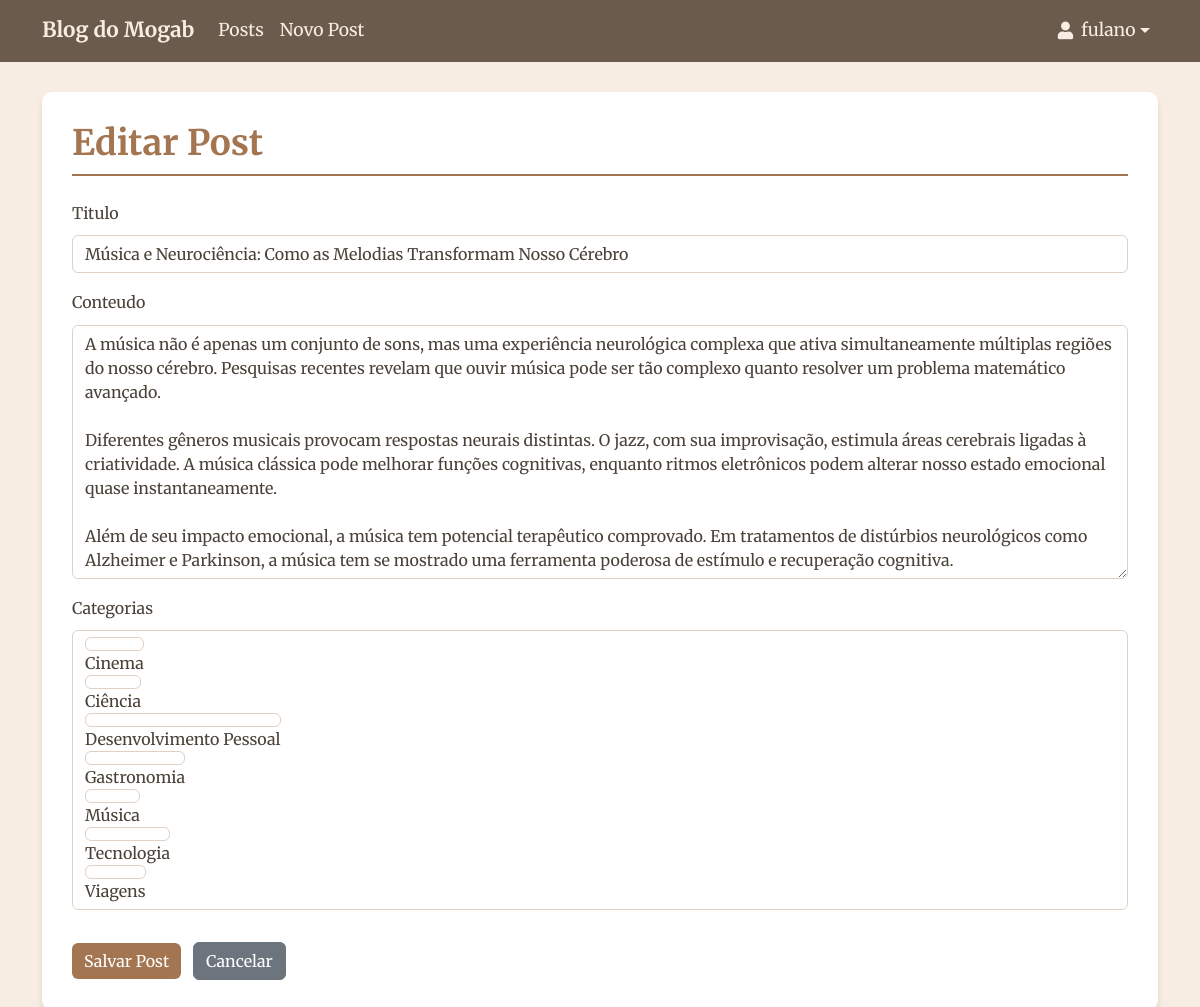
/post/16/editar/ (signed in), run on the app's committed database.
### blog/models.py (models this page shows, shortened)
class Post(models.Model):
    titulo = models.CharField(max_length=200)
    conteudo = models.TextField()
    data_postagem = models.DateTimeField(auto_now_add=True)
    categorias = models.ManyToManyField(
        Category,
        related_name='posts',
        blank=True
    )
    class Meta:
        ordering = ['-data_postagem']

### blog/views.py (the view)
# urls.py: path('post/<int:pk>/editar/', EditarPostView.as_view(), name='editar_post'),
class EditarPostView(LoginRequiredMixin, UpdateView):
    model = Post
    form_class = PostForm
    template_name = 'blog/editar_post.html'
    success_url = reverse_lazy('lista_posts')

### blog/forms.py
class PostForm(forms.ModelForm):
    categorias = forms.ModelMultipleChoiceField(
        queryset=Category.objects.all(),
        widget=forms.CheckboxSelectMultiple,
        required=False,
        label="Categorias"
    )
    class Meta:
        model = Post
        fields = ['titulo', 'conteudo', 'categorias']
        widgets = {
            'titulo': forms.TextInput(attrs={'class': 'form-control'}),
            'conteudo': forms.Textarea(attrs={'class': 'form-control'}),
        }

### blog/models.py (called while the page is built)
    def __str__(self):
        return self.nome

### templates/blog/editar_post.html (shortened to what this page needs)
{% extends 'base/base.html' %}
{% load django_bootstrap5 %}
{% block conteudo %}
    <h1 class="blog-title mb-4">
        {% if form.instance.pk %}Editar{% else %}Criar{% endif %} Post
    </h1>
    <form method="post" class="vintage-form">
        <div class="row">
            <div class="col-md-12">
                {% bootstrap_form form %}
            </div>
        </div>
        <div class="row mt-3">
            <div class="col-md-12">
                <button type="submit" class="btn btn-vintage me-2">
                    Salvar Post
                </button>
                <a href="{% url 'lista_posts' %}" class="btn btn-secondary">
                    Cancelar
                </a>
            </div>
        </div>
    </form>
{% endblock %}

### templates/base/base.html (shortened to what this page needs)
{% load static django_bootstrap5 %}
<!DOCTYPE html>
<html lang="pt-br">
<head>
    {% bootstrap_css %}
    <link rel="stylesheet" href="{% static 'css/vintage.css' %}">
    <link rel="stylesheet" href="https://cdnjs.cloudflare.com/ajax/libs/font-awesome/5.15.3/css/all.min.css">
</head>
<body>
    <nav class="navbar navbar-expand-lg">
        <div class="container">
            <a class="navbar-brand" href="{% url 'lista_posts' %}">Blog do Mogab</a>
            <div class="collapse navbar-collapse" id="navbarNav">
                <ul class="navbar-nav me-auto">
                    <li class="nav-item">
                        <a class="nav-link" href="{% url 'lista_posts' %}">Posts</a>
                    </li>
                    {% if user.is_authenticated %}
                    <li class="nav-item">
                        <a class="nav-link" href="{% url 'criar_post' %}">Novo Post</a>
                    </li>
                    {% endif %}
                </ul>
                <ul class="navbar-nav">
                    {% if user.is_authenticated %}
                        <li class="nav-item dropdown">
                            <a class="nav-link dropdown-toggle" href="#" id="navbarDropdown" role="button" data-bs-toggle="dropdown" aria-expanded="false">
                                <i class="fas fa-user me-2"></i>{{ user.username }}
                            </a>
                        </li>
                    {% endif %}
                </ul>
            </div>
        </div>
    </nav>
    <div class="container">
        <div class="blog-container">
            {% block conteudo %}{% endblock %}
        </div>
    </div>
</body>
</html>

### static/css/vintage.css (style rules this page uses)
body { font-family: 'Merriweather', serif; background-color: #F7EDE2; color: #4A4238; line-height: 1.7; font-size: 16px; }
.blog-container { background-color: #FFFFFF; border-radius: 10px; box-shadow: 0 4px 6px rgba(0,0,0,0.1); padding: 30px; margin-top: 30px; }
.blog-title { color: #A47551; font-weight: 700; border-bottom: 2px solid #A47551; padding-bottom: 10px; font-size: 2.2rem; }
.btn-vintage { background-color: #A47551; color: #FFFFFF; border: none; transition: all 0.3s ease; }
.navbar { background-color: #6B5B4C; }
.navbar-brand { color: #F7EDE2 !important; font-weight: bold; font-size: 1.3rem; }
.nav-link { color: #F7EDE2 !important; font-size: 1.1rem; display: flex; align-items: center; }
.vintage-form .form-control { background-color: #FFFFFF; border: 1px solid #E2D1C3; color: #4A4238; font-size: 1rem; }

### data on the page
Post: titulo "Música e Neurociência: Como as Melodias Transformam Nosso Cérebro", conteudo "A música não é apenas um conjunto de sons, mas uma experiência neurológica complexa que ativa simultaneamente múltiplas regiões do nosso cérebro. Pesquisas recentes revelam que ouvir música pode ser tão complexo quanto resolver um problema matemático avançado. Diferentes gêneros musicais provocam respostas neurais distintas. O jazz, com sua improvisação, estimula áreas cerebrais ligadas à criatividade. A música clássica pode melhorar funções cognitivas, enquanto ritmos eletrônicos podem alterar nosso estado emocional quase instantaneamente. Além de seu impacto emocional, a música tem potencial terapêutico comprovado. Em tratamentos de distúrbios neurológicos como Alzheimer e Parkinson, a…"

### other printed values
{{ user.username }} "fulano"
